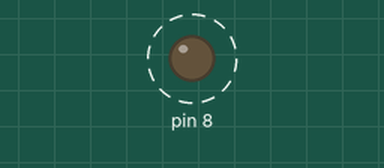
This sketch was run on a simulated Arduino Uno, built with avr-gcc and run on an emulated ATmega328P. Parts: output pins drawn as LEDs (lit = HIGH). Dashed ring = blinking.

Above: at 0.2 s.
Timing chart, 0 to 3.0 s (numbered marks = the images above):
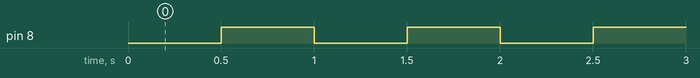

The sketch:

Exam1_1.ino
```cpp
void setup() {
  // 4번째 LED -> digital port 8 설정
  pinMode(8, OUTPUT);

}

void loop() {
  // LOW -> 0.5초 delay -> HIGH -> 0.5초 delay
  digitalWrite(8, 0);
  Serial.println("LED 4 is on");
  delay(500);
  digitalWrite(8, 1);
  Serial.println("LED 4 is on");
  delay(500);
}
```

Measured:
- by itself, pin 8: alternates HIGH for 0.50 s and LOW for 0.50 s
